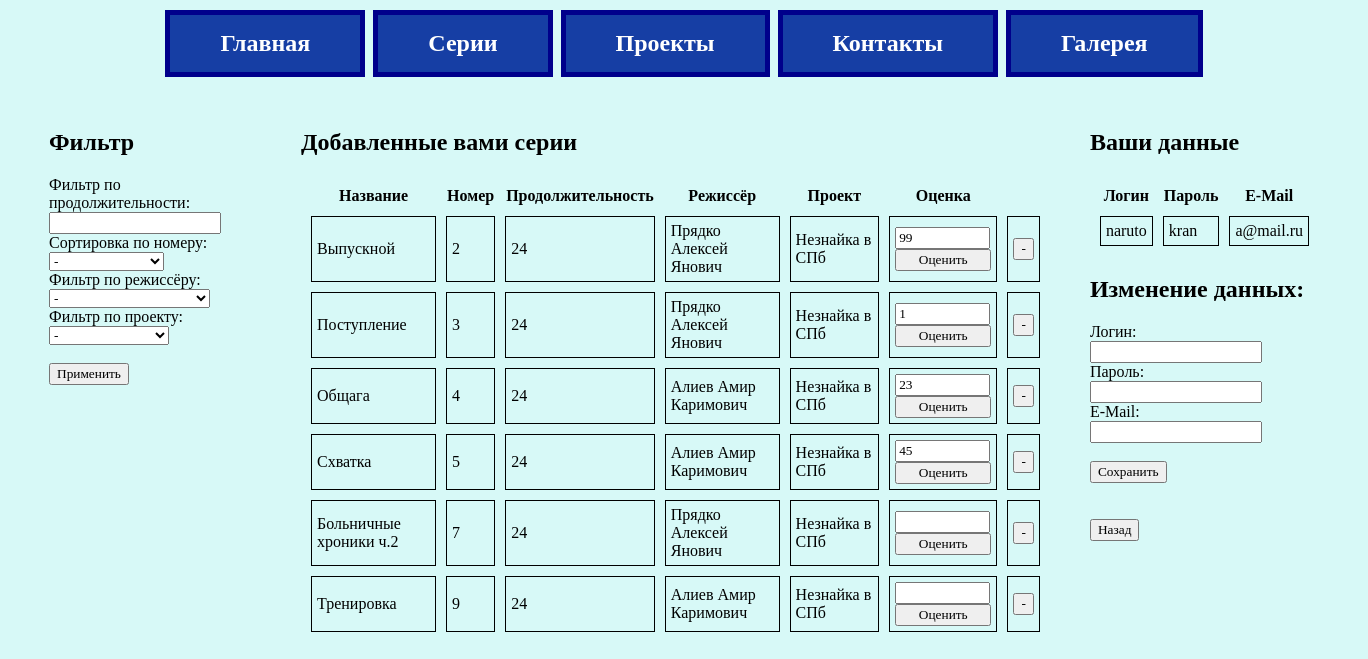
The app's page /lk.php (signed in) with its own data.
### tables this page shows
CREATE TABLE `series` (
  `id` int(4) NOT NULL,
  `name` varchar(60) NOT NULL,
  `num` int(3) NOT NULL,
  `duration` int(3) NOT NULL,
  `emp_id` int(4) NOT NULL,
  `project_id` int(4) NOT NULL
);

CREATE TABLE `employees` (
  `id` int(7) NOT NULL,
  `name` varchar(60) NOT NULL,
  `position` varchar(60) NOT NULL,
  `login` varchar(60) NOT NULL,
  `pass` varchar(60) NOT NULL
);

CREATE TABLE `projects` (
  `id` int(4) NOT NULL,
  `name` varchar(60) NOT NULL,
  `genre` varchar(60) NOT NULL,
  `age_limit` varchar(20) NOT NULL,
  `emp_id` int(4) NOT NULL,
  `sponsor_id` int(4) NOT NULL
);

CREATE TABLE `busket` (
  `id` int(6) NOT NULL,
  `id_ser` int(4) NOT NULL,
  `id_user` int(4) NOT NULL,
  `mark` int(3) DEFAULT NULL
);

CREATE TABLE `users` (
  `id` int(7) NOT NULL,
  `email` varchar(60) NOT NULL,
  `login` varchar(60) NOT NULL,
  `pass` varchar(60) NOT NULL
);

### lk.php (the view, shortened to what this page needs)
<!DOCTYPE html>
<html>
<head>
    <link rel="stylesheet" href="style1.css">
    <link rel="stylesheet" href="style2.css">
</head>
<body bgcolor="D7F9F7">
    <div class="page">
        <div class="block0">
            <ul class="nav">
                <li><a class="buttons" href="index.php">Главная</a></li>
                <li><a class="buttons" href="series.php">Серии</font></a></li>
                <li><a class="buttons" href="projects.php">Проекты</font></a></li>
                <li><a class="buttons" href="ref.php">Контакты</font></a></li>
                <li><a class="buttons" href="sponsors.php">Галерея</font></a></li>
            </ul>
        </div>
        <div class="container">
            <div class="block1" <?php session_start(); if ($_SESSION['user'] == "in"){
                } ?>>
                <h2>Фильтр</h2>
                <form method="GET" action="">
                    <label>Фильтр по продолжительности:</label>
                    <input type="text" name="duration" value="<?php echo isset($_GET['duration']) ? $_GET['duration'] : ''; ?>" />
                    <br>
                    <label>Сортировка по номеру:</label>
                    <select name="sort">
                        <option value="no"<?php if(isset($_GET['sort']) && $_GET['sort'] == 'no') { echo ' selected="selected"'; } ?>>-</option>
                    </select>
                    <br>
                    <?php
                    echo '<label>Фильтр по режиссёру:</label><br>';
                    echo '<select name="rez" id="rez" size="1">';
                    echo '<option value = "no">-</option>';
                    echo '</select>';
                    echo '<br>';
                    echo '<label>Фильтр по проекту:</label><br>';
                    echo '<select name="pro" id="pro" size="1">';
                    echo '<option value = "no">-</option>';
                    echo '</select>';
                    echo '<br><br>';
                    ?>
                    <input type="submit" value="Применить" />
                </form>
            </div>
            <div class="block2">
            <h2>Добавленные вами серии</h2>
                    <?php
                include 'db.php';
                $impid= $_SESSION['id_user'];
                $query = "SELECT * FROM series WHERE id IN (SELECT id_ser FROM busket WHERE id_user = $impid)";
                $result = mysqli_query($conn, $query);
                echo '<table>';
                echo '<tr><th>Название</th><th>Номер</th><th>Продолжительность</th><th>Режиссёр</th><th>Проект</th><th>Оценка</th></tr>';
                while ($row = mysqli_fetch_array($result)) {
                    echo '<tr>';
                    echo '<td>' . $row['name'] . '</td>';
                    echo '<td>' . $row['num'] . '</td>';
                    echo '<td>' . $row['duration'] . '</td>';
                    $sql4 = intval($row['emp_id']);
                    $nq = "SELECT name FROM employees WHERE id = $sql4";
                    $itog = mysqli_query($conn, $nq);
                    $row2 = mysqli_fetch_assoc($itog);
                    echo '<td>' .htmlspecialchars($row2['name']). '</td>';
                    $sql5 = intval($row['project_id']);
                    $nq2 = "SELECT name FROM projects WHERE id = $sql5";
                    $itog2 = mysqli_query($conn, $nq2);
                    $row3 = mysqli_fetch_assoc($itog2);
                    echo '<td>' .htmlspecialchars($row3['name']). '</td>';
                    $sqlm = intval($row['id']);
                    $nqm = "SELECT mark FROM busket WHERE id_ser = $sqlm AND id_user = $impid";
                    $itogm = mysqli_query($conn, $nqm);
                    $rowm = mysqli_fetch_assoc($itogm);
                    echo '<td><form method="POST" style="text-align: left;">
                            <input type="text" style="width:90%;" name="rating" value="'.htmlspecialchars($rowm['mark']).'"></input><br>
                            <input type="hidden" name="id_rate" value="' . $sqlm . '"></input>
                            <input style="width:100%;"  type="submit" name="to_rate" value="Оценить"></input>
                        </form></td>';
                    if ($_SESSION['user'] == "in"){
                        echo '<td><form method="POST" action=""><input type="hidden" name="id" value="' . $row['id'] . '"><input type="submit" name="dlt_from_list" value="-"></form></td>';
                    }
                    echo '</tr>';
                }
                echo '</table>';
            ?>
            </div>
            <div class="block3">
                <?php
            include 'db.php';
            $tmp = $_SESSION['the_login'];
            $query = "SELECT * FROM users WHERE login = '$tmp' ";
            $result = mysqli_query($conn, $query);
            echo '<h2>Ваши данные</h2>';
            echo '<table>';
            echo '<tr><th>Логин</th><th>Пароль</th><th>E-Mail</th></tr>';
            while ($row = mysqli_fetch_array($result)) {
                echo '<tr>';
                echo '<td>' . $row['login'] . '</td>';
                echo '<td>' . $row['pass'] . '</td>';
                echo '<td>' . $row['email'] . '</td>';
                echo '</tr>';
            }
            echo '</table>';
            echo '<h2>Изменение данных:</h2>';
            echo '<form method="POST" action="">';
            echo '<label>Логин:</label><br>';
            echo '<input type="text" name="login"><br>';
            echo '<label>Пароль:</label><br>';
            echo '<input type="text" name="pass"><br>';
            echo '<label>E-Mail:</label><br>';
            echo '<input type="text" name="email"><br>';
            echo '<br>';
            echo '<input type="submit" name="save" value="Сохранить"><br>';
            echo '<br><br>';
            echo '<input type="submit" name="back" value="Назад"><br>';
        ?>
        </div>
        </div>
    </div>
</body>
</html>

### style1.css (style rules this page uses)
.nav li { display: inline; }
ul.nav a { margin: 2px; display: inline-block; padding-right: 50px; padding-left: 50px; padding-top: 15px; padding-bottom: 15px; background-color: #163ea4; border: 5px solid #00008B; text-decoration: none; text-align: center; font-weight: 600; font-size: 150%; }

### style2.css (style rules this page uses)
.container { display: flex; margin-top: 30px; }
.block0 { margin: auto; height: 10%; width: 100%; text-align: center; }
.block1 { height: 900px; width: 230px; margin-right: 40px; margin-left: 40px; }
.block2 { height: 100%; width: 100%; font-family: century gothic; margin-left: 40px; }
.block3 { height: 100%; width: 300px; margin-right: 40px; margin-left: 40px; font-family: century gothic; }
.buttons { font-family: century gothic; color: white; padding: 1px; }

### lk.php (style rules this page uses)
table { border-collapse: separate; border-spacing: 10px; font-family: century gothic; }
td { padding: 5px; border: 1px solid #000; font-family: century gothic; }
label { font-family: century gothic; }
select { font-family: century gothic; }
input { font-family: century gothic; }
h2 { font-family: century gothic; }
a { font-family: century gothic; }

### records on screen
series: name "Выпускной", num "2", duration "24", emp.name "Прядко Алексей Янович", project.name "Незнайка в СПб", rating "99"
series: name "Поступление", num "3", duration "24", emp.name "Прядко Алексей Янович", project.name "Незнайка в СПб", rating "1"
series: name "Общага", num "4", duration "24", emp.name "Алиев Амир Каримович", project.name "Незнайка в СПб", rating "23"
series: name "Схватка", num "5", duration "24", emp.name "Алиев Амир Каримович", project.name "Незнайка в СПб", rating "45"
series: name "Больничные хроники ч.2", num "7", duration "24", emp.name "Прядко Алексей Янович", project.name "Незнайка в СПб"
series: name "Тренировка", num "9", duration "24", emp.name "Алиев Амир Каримович", project.name "Незнайка в СПб"
users: login "naruto", pass "kran", email "a@mail.ru"
